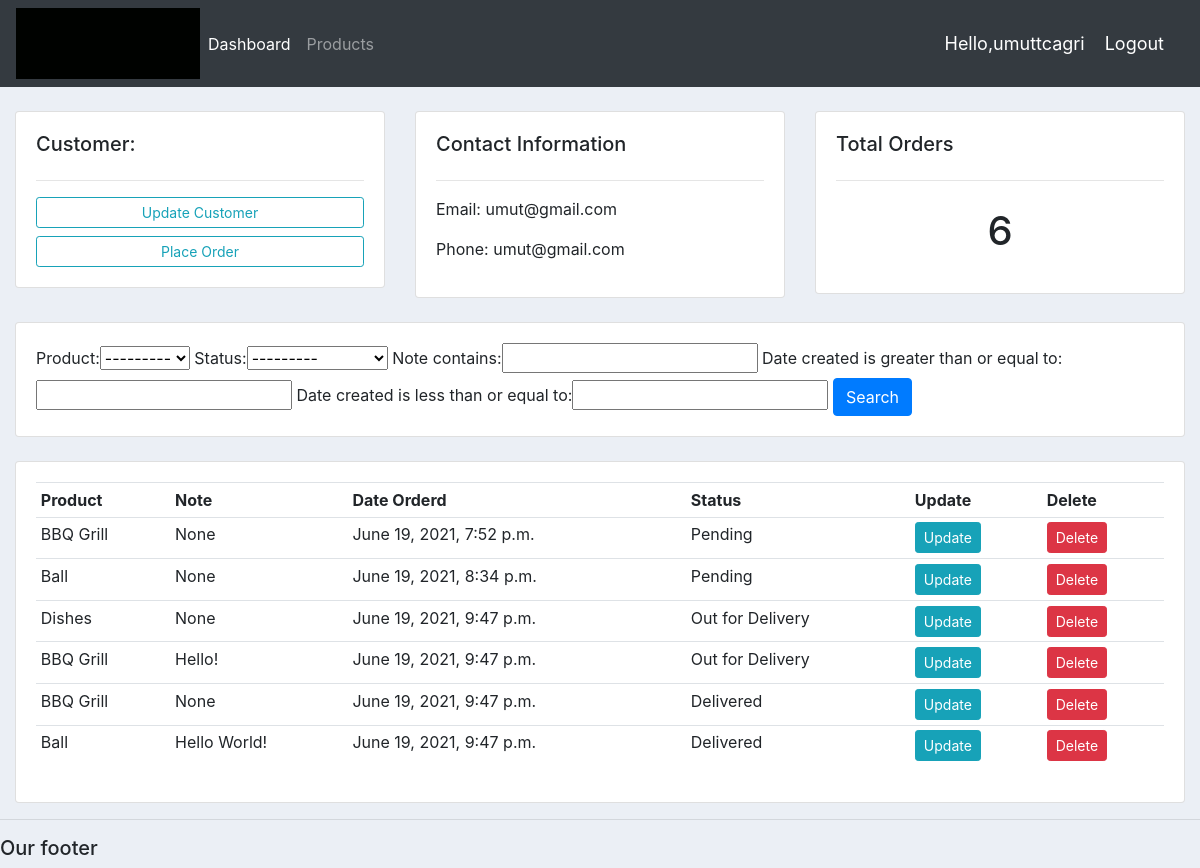
The app's page /customer/1/ (signed in) with its own data.
### accounts/models.py (models this page shows, shortened)
class Customer(models.Model):
    user = models.OneToOneField(User, null=True, blank=True, on_delete=models.CASCADE)
    name = models.CharField(max_length=200, null=True)
    phone = models.CharField(max_length=200, null=True)
    email = models.CharField(max_length=200, null=True)
    profile_pic = models.ImageField(default="default.png", null=True, blank=True)
    date_created = models.DateTimeField(auto_now_add=True)

class Order(models.Model):
    STATUS = (
        ('Pending', 'Pending'),
        ('Out for Delivery', 'Out for Delivery'),
        ('Delivered', 'Delivered'),
        )
    customer =  models.ForeignKey(Customer, null=True, on_delete= models.SET_NULL) #we remove this order's customer,this will remain in the database with a no value for customer
    product = models.ForeignKey(Product, null=True, on_delete= models.SET_NULL) #same,and then migrate
    date_created = models.DateTimeField(auto_now_add=True, null=True)
    status = models.CharField(max_length=200, null=True, choices=STATUS)
    note = models.CharField(max_length=1000, null=True)

class Product(models.Model):
    CATEGORY = (
        ('Indoor', 'Indoor'),
        ('Out Door', 'Out Door'),
        )
    name = models.CharField(max_length=200, null=True)
    price = models.FloatField(null=True)
    category = models.CharField(max_length=200, null=True, choices=CATEGORY)
    description = models.CharField(max_length=200, null=True, blank=True)
    date_created = models.DateTimeField(auto_now_add=True, null=True)
    tags = models.ManyToManyField(Tag)
    def __str__(self):
        return self.name

### accounts/decorators.py (the view)
        def  wrapper_func(request, *args, **kwargs):
            group = None
            if request.user.groups.exists():
                group = request.user.groups.all()[0].name
            if group in allowed_roles:
                return view_func(request, *args, **kwargs)
            else:
                return HttpResponse('You are not authorized to view this page')

### accounts/views.py (called while the page is built)
@login_required(login_url='login')
@allowed_users(allowed_roles=['admin'])
def customer(request, pk_test):
    customer = Customer.objects.get(id=pk_test)
    orders = customer.order_set.all()
    order_count = orders.count()
    myFilter = OrderFilter(request.GET, queryset=orders)
    orders = myFilter.qs
    context = {'customer':customer, 'orders':orders, 'order_count':order_count, 'myFilter':myFilter}
    return render(request,'accounts/customer.html', context)

### accounts/templates/accounts/customer.html
{%  extends 'accounts/main.html' %}
{% block content %}
    <br>
<div class="row">
    <div class="col-md">
        <div class="card card-body">
            <h5>Customer:</h5>
            <hr>
            <a class="btn btn-outline-info  btn-sm btn-block" href="">Update Customer</a>
            <a class="btn btn-outline-info  btn-sm btn-block" href="{% url 'create_order' customer.id %}">Place Order</a>
        </div>
    </div>
    <div class="col-md">
        <div class="card card-body">
            <h5>Contact Information</h5>
            <hr>
            <p>Email: {{customer.email}} </p>
            <p>Phone: {{customer.email}} </p>
        </div>
    </div>
    <div class="col-md">
        <div class="card card-body">
            <h5>Total Orders</h5>
            <hr>
            <h1 style="text-align: center;padding: 10px">{{order_count}}</h1>
        </div>
    </div>
</div>
<br>
<div class="row">
    <div class="col">
        <div class="card card-body">
            <form method="get">
                {{myFilter.form}}
            <button class="btn btn-primary" type="submit">Search</button>
            </form>
        </div>
    </div>
</div>
<br>
<div class="row">
    <div class="col-md">
        <div class="card card-body">
            <table class="table table-sm">
                <tr>
                    <th>Product</th>
                    <th>Note</th>
                    <th>Date Orderd</th>
                    <th>Status</th>
                    <th>Update</th>
                    <th>Delete</th>
                </tr>
                {% for order in orders %}
                <tr>
                    <td>{{order.product}}</td>
                    <td>{{order.note}}</td>
                    <td>{{order.date_created}}</td>
                    <td>{{order.status}}</td>
                    <td> <a class = "btn btn-sm btn-info "  href="{% url 'update_order' order.id %}">Update</a></td>
                    <td> <a class = "btn btn-sm btn-danger " href="{% url 'delete_order' order.id %}">Delete</a></td>
                </tr>
                {% endfor %}
            </table>
        </div>
    </div>
</div>
{% endblock %}

### accounts/templates/accounts/navbar.html (shortened to what this page needs)
{% load static %}
<nav class="navbar navbar-expand-lg navbar-dark bg-dark">
  <img src="{% static 'images/hope.gif' %}">
  <div class="collapse navbar-collapse" id="navbarNav">
    <ul class="navbar-nav">
      {% if request.user.is_staff %}
      <li class="nav-item active">
        <a class="nav-link" href="{% url 'home' %}">Dashboard</a>
      </li>
      <li class="nav-item">
        <a class="nav-link" href="{% url 'products' %}">Products</a>
      </li>
      {% else %}
      <li class="nav-item">
        <a class="nav-link" href="{% url 'account' %}">Settings</a>
      </li>
      {% endif %}
    </ul>
  </div>
  <span class="hello-msg">Hello,{{request.user}}</span>
  <span ><a class="hello-msg" href="{% url 'logout' %}">Logout</a></span>
</nav>

### static/css/main.css (style rules this page uses)
body { background-color: #ebeff5; }

### accounts/templates/accounts/navbar.html (style rules this page uses)
.hello-msg { font-size: 18px; color: #fff; margin-right: 20px; }

### records on screen
Customer: email "umut@gmail.com"
Order: product "BBQ Grill", note "None", date_created "June 19, 2021, 7:52 p.m.", status "Pending"
Order: product "Ball", note "None", date_created "June 19, 2021, 8:34 p.m.", status "Pending"
Order: product "Dishes", note "None", date_created "June 19, 2021, 9:47 p.m.", status "Out for Delivery"
Order: product "BBQ Grill", note "Hello!", date_created "June 19, 2021, 9:47 p.m.", status "Out for Delivery"
Order: product "BBQ Grill", note "None", date_created "June 19, 2021, 9:47 p.m.", status "Delivered"
Order: product "Ball", note "Hello World!", date_created "June 19, 2021, 9:47 p.m.", status "Delivered"

### other values on screen
{{ request.user }} "umuttcagri"
{{ order_count }} "6"
